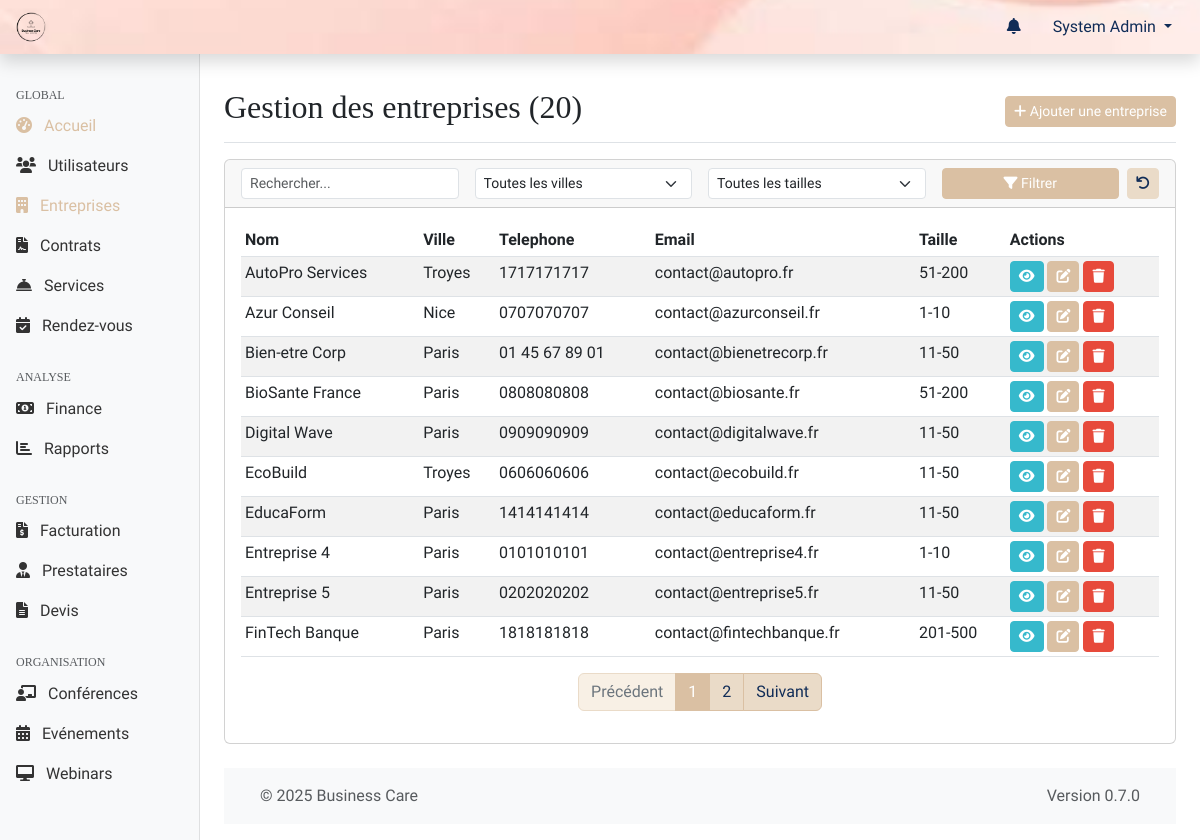
The page /web-admin/modules/companies/index.php (signed in) on the database as committed earlier.
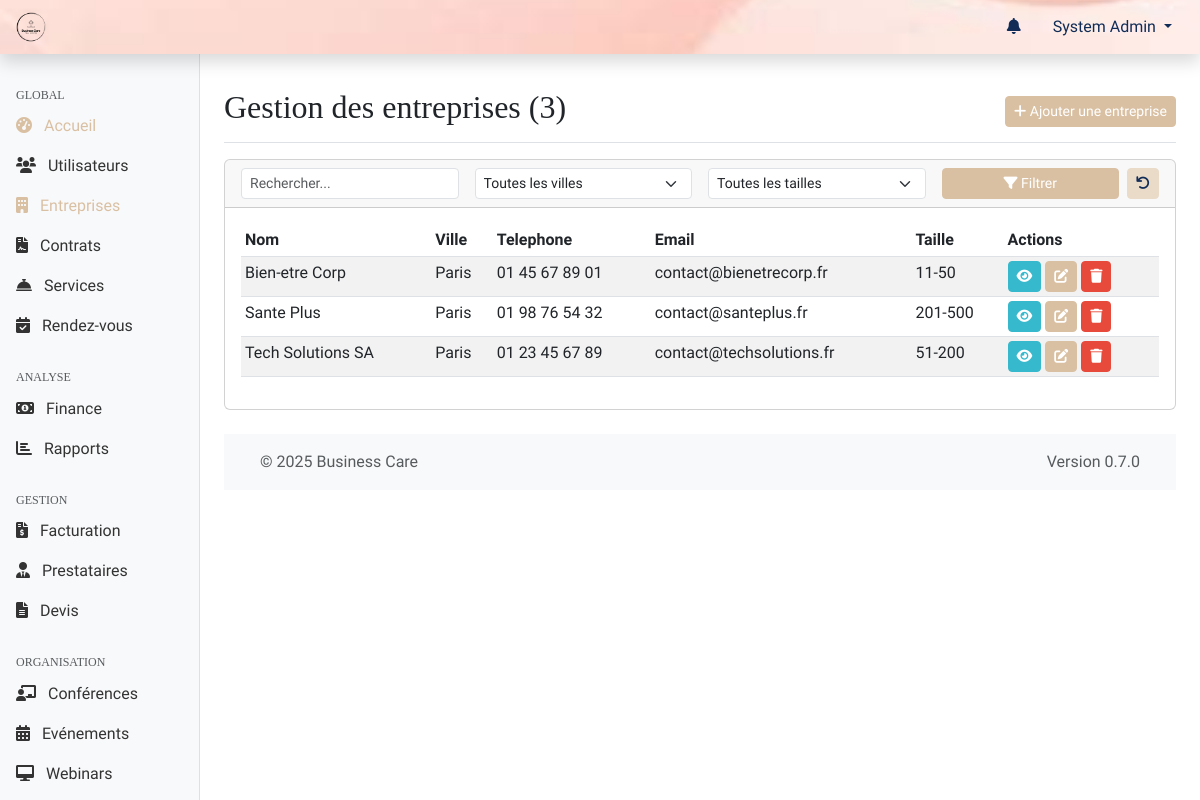
The same page on the database as committed later.
### tables this page shows
CREATE TABLE entreprises (
    id INT PRIMARY KEY AUTO_INCREMENT,
    nom VARCHAR(255) NOT NULL,
    siret VARCHAR(14) UNIQUE,
    adresse TEXT,
    code_postal VARCHAR(10),
    ville VARCHAR(100),
    telephone VARCHAR(20),
    email VARCHAR(255),
    site_web VARCHAR(255),
    logo_url VARCHAR(255),
    taille_entreprise ENUM('1-10', '11-50', '51-200', '201-500', '500+') NULL DEFAULT NULL,
    secteur_activite VARCHAR(100),
    date_creation DATE,
    created_at TIMESTAMP DEFAULT CURRENT_TIMESTAMP,
    updated_at TIMESTAMP DEFAULT CURRENT_TIMESTAMP ON UPDATE CURRENT_TIMESTAMP,
    INDEX idx_siret (siret),
    INDEX idx_ville (ville)
);

### web-admin/includes/page_functions/modules/companies.php (called while the page is built, shortened)
<?php
function companiesGetList($page = 1, $perPage = DEFAULT_ITEMS_PER_PAGE, $search = '', $city = '', $size = '') {
    $whereClauses = [];
    $params = [];
    $whereSql = !empty($whereClauses) ? implode(' AND ', $whereClauses) : '1';
    $countSql = "SELECT COUNT(id) FROM " . TABLE_COMPANIES . " WHERE {$whereSql}";
    $totalCompanies = executeQuery($countSql, $params)->fetchColumn();
    $totalPages = ceil($totalCompanies / $perPage);
    $page = max(1, min($page, $totalPages));
    $offset = ($page - 1) * $perPage;
    $sql = "SELECT * FROM " . TABLE_COMPANIES . " WHERE {$whereSql} ORDER BY nom ASC LIMIT ?, ?";
    $paramsForLimit = array_merge($params, [(int)$offset, (int)$perPage]);
    $companies = executeQuery($sql, $paramsForLimit)->fetchAll();
    return [
        'companies' => $companies,
        'currentPage' => $page,
        'totalPages' => $totalPages,
        'totalItems' => $totalCompanies,
        'perPage' => $perPage
    ];
}

### shared/web-admin/db.php (called while the page is built, shortened)
<?php
function getDbConnection()
{
    static $pdo = null;
    if ($pdo === null) {
        $dsn = "mysql:host=" . DB_HOST . ";dbname=" . DB_NAME . ";charset=" . DB_CHARSET;
        $options = [
            PDO::ATTR_ERRMODE => PDO::ERRMODE_EXCEPTION,
            PDO::ATTR_DEFAULT_FETCH_MODE => PDO::FETCH_ASSOC,
            PDO::ATTR_EMULATE_PREPARES => false,
        ];
        try {
            $pdo = new PDO($dsn, DB_USER, DB_PASS, $options);
        } catch (PDOException $e) {
            die("[FAILURE] Connexion à la base de données impossible. Veuillez réessayer plus tard. ERREUR: " . $e->getMessage());
        }
    }
    return $pdo;
}
function executeQuery($sql, $params = [])
{
    try {
        $pdo = getDbConnection();
        $stmt = $pdo->prepare($sql);
        $stmt->execute($params);
        return $stmt;
    } catch (PDOException $e) {
        die("[FAILURE] Impossible d'exécuter la requête: " . $e->getMessage());
    }
}

### web-admin/modules/companies/index.php (the view, shortened to what the changed rows need)
<?php
require_once '../../includes/page_functions/modules/companies.php';
$queryData = getQueryData();
$page = $queryData['page'] ?? 1;
$search = $queryData['search'] ?? '';
$city = $queryData['city'] ?? '';
$size = $queryData['size'] ?? '';
$action = $queryData['action'] ?? '';
$company = null;
$result = companiesGetList($page, 10, $search, $city, $size);
$companies = $result['companies'];
$totalPages = $result['totalPages'];
$totalCompanies = $result['totalItems'];
$page = $result['currentPage'];
$itemsPerPage = $result['perPage'];
$pageTitle = "Gestion des entreprises ({$totalCompanies})";
include_once '../../templates/header.php';
?>
<div class="container-fluid">
    <div class="row">
        <main class="col-md-9 ms-sm-auto col-lg-10 px-md-4">
            <div class="d-flex justify-content-between flex-wrap flex-md-nowrap align-items-center pt-3 pb-2 mb-3 border-bottom">
                <h1 class="h2"><?php echo $pageTitle; ?></h1>
                <div class="btn-toolbar mb-2 mb-md-0">
                    <a href="add.php" class="btn btn-sm btn-primary">
                    </a>
                </div>
            </div>
            <?php if ($action === 'add' || $action === 'edit'): ?>
                <div class="card">
                    <div class="card-header">
                        <?php echo $action === 'add' ? 'Ajouter une nouvelle entreprise' : 'Modifier l\'entreprise'; ?>
                    </div>
                    <div class="card-body">
                        <form method="post">
                            <div class="row mb-3">
                                <div class="col-md-6">
                                    <label for="nom" class="form-label">Nom de l'entreprise*</label>
                                    <input type="text" class="form-control" id="nom" name="nom" value="<?php echo isset($company['nom']) ? htmlspecialchars($company['nom']) : ''; ?>" required>
                                </div>
                                <div class="col-md-6">
                                    <label for="siret" class="form-label">SIRET</label>
                                    <input type="text" class="form-control" id="siret" name="siret" value="<?php echo isset($company['siret']) ? htmlspecialchars($company['siret']) : ''; ?>">
                                </div>
                            </div>
                            <div class="row mb-3">
                                <div class="col-md-12">
                                    <label for="adresse" class="form-label">Adresse</label>
                                    <textarea class="form-control" id="adresse" name="adresse" rows="2"><?php echo isset($company['adresse']) ? htmlspecialchars($company['adresse']) : ''; ?></textarea>
                                </div>
                            </div>
                            <div class="row mb-3">
                                <div class="col-md-4">
                                    <label for="code_postal" class="form-label">Code postal</label>
                                    <input type="text" class="form-control" id="code_postal" name="code_postal" value="<?php echo isset($company['code_postal']) ? htmlspecialchars($company['code_postal']) : ''; ?>">
                                </div>
                                <div class="col-md-8">
                                    <label for="ville" class="form-label">Ville</label>
                                    <input type="text" class="form-control" id="ville" name="ville" value="<?php echo isset($company['ville']) ? htmlspecialchars($company['ville']) : ''; ?>">
                                </div>
                            </div>
                            <div class="row mb-3">
                                <div class="col-md-6">
                                    <label for="telephone" class="form-label">Telephone</label>
                                    <input type="tel" class="form-control" id="telephone" name="telephone" value="<?php echo isset($company['telephone']) ? htmlspecialchars($company['telephone']) : ''; ?>">
                                </div>
                                <div class="col-md-6">
                                    <label for="email" class="form-label">Email</label>
                                    <input type="email" class="form-control" id="email" name="email" value="<?php echo isset($company['email']) ? htmlspecialchars($company['email']) : ''; ?>">
                                </div>
                            </div>
                            <div class="row mb-3">
                                <div class="col-md-6">
                                    <label for="site_web" class="form-label">Site web</label>
                                    <input type="url" class="form-control" id="site_web" name="site_web" value="<?php echo isset($company['site_web']) ? htmlspecialchars($company['site_web']) : ''; ?>">
                                </div>
                                <div class="col-md-6">
                                    <label for="date_creation" class="form-label">Date de creation</label>
                                    <input type="date" class="form-control" id="date_creation" name="date_creation" value="<?php echo isset($company['date_creation']) ? htmlspecialchars($company['date_creation']) : ''; ?>">
                                </div>
                            </div>
                            <div class="row mb-3">
                                <div class="col-md-6">
                                    <label for="taille_entreprise" class="form-label">Taille de l'entreprise</label>
                                    <select class="form-select" id="taille_entreprise" name="taille_entreprise">
                                        <option value="">Selectionnez...</option>
                                        <?php
                                        foreach (COMPANY_SIZES as $s) {
                                            $selected = (isset($company['taille_entreprise']) && $company['taille_entreprise'] === $s) ? 'selected' : '';
                                            echo "<option value=\"$s\" $selected>$s</option>";
                                        }
                                        ?>
                                    </select>
                                </div>
                                <div class="col-md-6">
                                    <label for="secteur_activite" class="form-label">Secteur d'activite</label>
                                    <input type="text" class="form-control" id="secteur_activite" name="secteur_activite" value="<?php echo isset($company['secteur_activite']) ? htmlspecialchars($company['secteur_activite']) : ''; ?>">
                                </div>
                            </div>
                            <div class="row">
                                <div class="col-12">
                                    <button type="submit" class="btn btn-primary">Enregistrer</button>
                                    <a href="index.php" class="btn btn-secondary">Annuler</a>
                                </div>
                            </div>
                        </form>
                    </div>
                </div>
            <?php else: ?>
                <div class="card mb-4">
                    <div class="card-body">
                        <?php if (count($companies) > 0): ?>
                            <div class="table-responsive">
                                <table class="table table-striped table-hover table-sm">
                                    <thead>
                                        <tr>
                                            <th>Nom</th>
                                            <th>Ville</th>
                                            <th>Telephone</th>
                                            <th>Email</th>
                                            <th>Taille</th>
                                            <th>Actions</th>
                                        </tr>
                                    </thead>
                                    <tbody>
                                        <?php foreach ($companies as $company): ?>
                                            <tr>
                                                <td><?php echo htmlspecialchars($company['nom']); ?></td>
                                                <td><?php echo htmlspecialchars($company['ville'] ?: '-'); ?></td>
                                                <td><?php echo htmlspecialchars($company['telephone'] ?: '-'); ?></td>
                                                <td><?php echo htmlspecialchars($company['email'] ?: '-'); ?></td>
                                                <td><?php echo htmlspecialchars($company['taille_entreprise'] ?: '-'); ?></td>
                                                <td class="table-actions">
                                                    <a href="<?php echo WEBADMIN_URL; ?>/modules/companies/view.php?id=<?php echo $company['id']; ?>" class="btn btn-sm btn-info" data-bs-toggle="tooltip" title="Voir">
                                                        <i class="fas fa-eye"></i>
                                                    </a>
                                                    <a href="<?php echo WEBADMIN_URL; ?>/modules/companies/edit.php?id=<?php echo $company['id']; ?>" class="btn btn-sm btn-primary" data-bs-toggle="tooltip" title="Modifier">
                                                        <i class="fas fa-edit"></i>
                                                    </a>
                                                    <a href="<?php echo WEBADMIN_URL; ?>/modules/companies/delete.php?id=<?php echo $company['id']; ?>&csrf_token=<?php echo generateToken(); ?>" class="btn btn-sm btn-danger btn-delete"
                                                       data-bs-toggle="tooltip"
                                                       title="Supprimer">
                                                        <i class="fas fa-trash"></i>
                                                    </a>
                                                </td>
                                            </tr>
                                        <?php endforeach; ?>
                                    </tbody>
                                </table>
                            </div>
                            <?php
                            $paginationInfo = [
                                'currentPage' => $page,
                                'totalPages' => $totalPages,
                                'totalItems' => $totalCompanies,
                                'itemsPerPage' => $itemsPerPage
                            ];
                            $urlPattern = WEBADMIN_URL . '/modules/companies/index.php?search=' . urlencode($search) . '&city=' . urlencode($city) . '&size=' . urlencode($size) . '&page={page}';
                            ?>
                            <div class="d-flex justify-content-center">
                                <?php echo renderPagination($paginationInfo, $urlPattern); ?>
                            </div>
                        <?php endif; ?>
                    </div>
                </div>
            <?php endif; ?>
            <?php include_once '../../templates/footer.php'; ?>
        </main>
    </div>
</div>

### shared/web-admin/functions.php (shortened to what the changed rows need)
<?php
require_once 'db.php';
function sanitizeInput($input)
{
    return $input;
}
function getQueryData()
{
    return sanitizeInput($_GET);
}
function generateToken()
{
    return $_SESSION['csrf_token'];
}
function renderPagination($pagination, $urlPattern)
{
    if ($pagination['totalPages'] <= 1) return '';
    $html = '<nav aria-label="Page navigation"><ul class="pagination">';
    $prevDisabled = $pagination['currentPage'] <= 1 ? ' disabled' : '';
    $prevUrl = str_replace('{page}', $pagination['currentPage'] - 1, $urlPattern);
    $html .= '<li class="page-item' . $prevDisabled . '"><a class="page-link" href="' . $prevUrl . '">Précédent</a></li>';
    $startPage = max(1, $pagination['currentPage'] - 2);
    $endPage = min($pagination['totalPages'], $pagination['currentPage'] + 2);
    for ($i = $startPage; $i <= $endPage; $i++) {
        $active = $i == $pagination['currentPage'] ? ' active' : '';
        $url = str_replace('{page}', $i, $urlPattern);
        $html .= '<li class="page-item' . $active . '"><a class="page-link" href="' . $url . '">' . $i . '</a></li>';
    }
    $nextDisabled = $pagination['currentPage'] >= $pagination['totalPages'] ? ' disabled' : '';
    $nextUrl = str_replace('{page}', $pagination['currentPage'] + 1, $urlPattern);
    $html .= '<li class="page-item' . $nextDisabled . '"><a class="page-link" href="' . $nextUrl . '">Suivant</a></li>';
    $html .= '</ul></nav>';
    return $html;
}

Rows that differ between the two databases and show on the page:
removed entreprises: nom "AutoPro Services", ville "Troyes", telephone "1717171717", email "contact@autopro.fr", taille_entreprise "51-200"
removed entreprises: nom "Azur Conseil", ville "Nice", telephone "0707070707", email "contact@azurconseil.fr", taille_entreprise "1-10"
removed entreprises: nom "BioSante France", ville "Paris", telephone "0808080808", email "contact@biosante.fr", taille_entreprise "51-200"
removed entreprises: nom "Digital Wave", ville "Paris", telephone "0909090909", email "contact@digitalwave.fr", taille_entreprise "11-50"
removed entreprises: nom "EcoBuild", ville "Troyes", telephone "0606060606", email "contact@ecobuild.fr", taille_entreprise "11-50"
removed entreprises: nom "EducaForm", ville "Paris", telephone "1414141414", email "contact@educaform.fr", taille_entreprise "11-50"
removed entreprises: nom "Entreprise 4", ville "Paris", telephone "0101010101", email "contact@entreprise4.fr", taille_entreprise "1-10"
removed entreprises: nom "Entreprise 5", ville "Paris", telephone "0202020202", email "contact@entreprise5.fr", taille_entreprise "11-50"
removed entreprises: nom "FinTech Banque", ville "Paris", telephone "1818181818", email "contact@fintechbanque.fr", taille_entreprise "201-500"
now on this page (row unchanged): entreprises: nom "Sante Plus", ville "Paris", telephone "01 98 76 54 32", email "contact@santeplus.fr", taille_entreprise "201-500"
now on this page (row unchanged): entreprises: nom "Tech Solutions SA", ville "Paris", telephone "01 23 45 67 89", email "contact@techsolutions.fr", taille_entreprise "51-200"
Other text that changed with them:
$pageTitle: "Gestion des entreprises (20)" → "Gestion des entreprises (3)"
text no longer shown: "Précédent Suivant"
list line gone: "1"
list line gone: "2"
